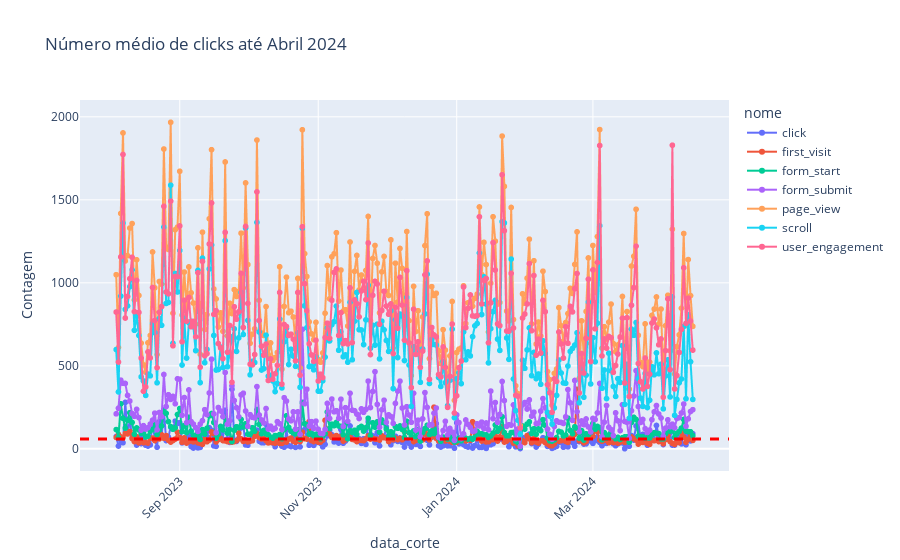

Source (notebook cell):
### Code cell
fig = px.line(pag_buscaf, x="data_corte", y="Contagem", color='nome', title='Número médio de clicks até Abril 2024', markers=True)
fig.update_layout(xaxis_tickangle=-45)
fig.add_hline(y=59, line_width=3, line_dash="dash", line_color="red")
fig.write_html(r"C:\Users\rodli\OneDrive\Documentos\Mestrado\Arquivos\Graficos\Atividades_" + str(data_inicio_titulo) + "_" + str(data_fim_titulo) + ".html")
fig.show()

### Figure 1 — Plotly figure (JSON) as saved in the notebook; plotly's stock layout.template omitted (floating-point values rounded to 4 significant figures; data arrays with more than 128 entries replaced by an {"elided": "..."} marker saying what was removed)
{"data": [{"hovertemplate": "nome=click<br>data_corte=%{x}<br>Contagem=%{y}<extra></extra>", "legendgroup": "click", "line": {"color": "#636efa", "dash": "solid"}, "marker": {"symbol": "circle"}, "mode": "lines+markers", "name": "click", "showlegend": true, "type": "scattergl", "x": {"elided": "254 str values"}, "xaxis": "x", "y": {"elided": "254 int values"}, "yaxis": "y"}, {"hovertemplate": "nome=first_visit<br>data_corte=%{x}<br>Contagem=%{y}<extra></extra>", "legendgroup": "first_visit", "line": {"color": "#EF553B", "dash": "solid"}, "marker": {"symbol": "circle"}, "mode": "lines+markers", "name": "first_visit", "showlegend": true, "type": "scattergl", "x": {"elided": "255 str values"}, "xaxis": "x", "y": {"elided": "255 int values"}, "yaxis": "y"}, {"hovertemplate": "nome=form_start<br>data_corte=%{x}<br>Contagem=%{y}<extra></extra>", "legendgroup": "form_start", "line": {"color": "#00cc96", "dash": "solid"}, "marker": {"symbol": "circle"}, "mode": "lines+markers", "name": "form_start", "showlegend": true, "type": "scattergl", "x": {"elided": "255 str values"}, "xaxis": "x", "y": {"elided": "255 int values"}, "yaxis": "y"}, {"hovertemplate": "nome=form_submit<br>data_corte=%{x}<br>Contagem=%{y}<extra></extra>", "legendgroup": "form_submit", "line": {"color": "#ab63fa", "dash": "solid"}, "marker": {"symbol": "circle"}, "mode": "lines+markers", "name": "form_submit", "showlegend": true, "type": "scattergl", "x": {"elided": "255 str values"}, "xaxis": "x", "y": {"elided": "255 int values"}, "yaxis": "y"}, {"hovertemplate": "nome=page_view<br>data_corte=%{x}<br>Contagem=%{y}<extra></extra>", "legendgroup": "page_view", "line": {"color": "#FFA15A", "dash": "solid"}, "marker": {"symbol": "circle"}, "mode": "lines+markers", "name": "page_view", "showlegend": true, "type": "scattergl", "x": {"elided": "255 str values"}, "xaxis": "x", "y": {"elided": "255 int values"}, "yaxis": "y"}, {"hovertemplate": "nome=scroll<br>data_corte=%{x}<br>Contagem=%{y}<extra></extra>", "legendgroup": "scroll", "line": {"color": "#19d3f3", "dash": "solid"}, "marker": {"symbol": "circle"}, "mode": "lines+markers", "name": "scroll", "showlegend": true, "type": "scattergl", "x": {"elided": "255 str values"}, "xaxis": "x", "y": {"elided": "255 int values"}, "yaxis": "y"}, {"hovertemplate": "nome=user_engagement<br>data_corte=%{x}<br>Contagem=%{y}<extra></extra>", "legendgroup": "user_engagement", "line": {"color": "#FF6692", "dash": "solid"}, "marker": {"symbol": "circle"}, "mode": "lines+markers", "name": "user_engagement", "showlegend": true, "type": "scattergl", "x": {"elided": "255 str values"}, "xaxis": "x", "y": {"elided": "255 int values"}, "yaxis": "y"}], "layout": {"legend": {"title": {"text": "nome"}, "tracegroupgap": 0}, "shapes": [{"line": {"color": "red", "dash": "dash", "width": 3}, "type": "line", "x0": 0, "x1": 1, "xref": "x domain", "y0": 59, "y1": 59, "yref": "y"}], "title": {"text": "Número médio de clicks até Abril 2024"}, "xaxis": {"anchor": "y", "domain": [0, 1], "tickangle": -45, "title": {"text": "data_corte"}}, "yaxis": {"anchor": "x", "domain": [0, 1], "title": {"text": "Contagem"}}}}
